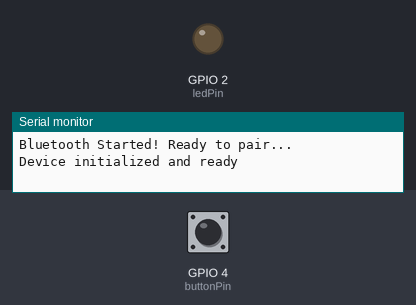
A sketch run on a simulated ESP32. Parts: output pins drawn as LEDs (lit = HIGH), the last lines printed to the serial monitor. Dashed ring = blinking. The inputs (shaded band) are chosen by the test bench; at power-on: GPIO 4 (buttonPin) HIGH. Nothing arrives over Bluetooth unless stated.

Above: at 1.2 s.
1.3 s: GPIO 4 (buttonPin) pulled LOW for 0.15 s
At 1.52 s:
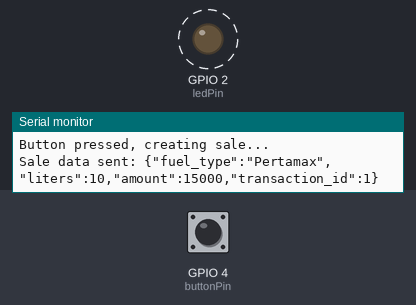
8.1 s: GPIO 4 (buttonPin) pulled LOW for 1 s
At 8.9 s:
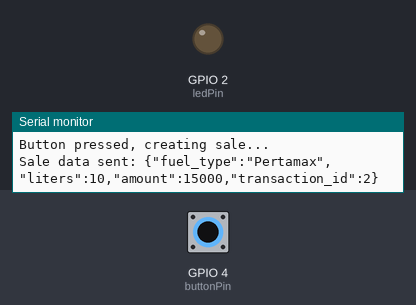
Timing chart, 0 to 11.1 s (numbered marks = the images above; inputs shaded):
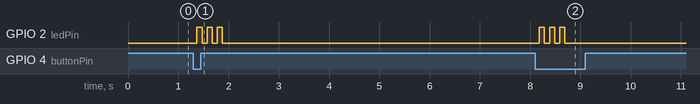

Measured:
- after the input at 1.3 s, GPIO 2 (ledPin): alternates HIGH for 0.10 s and LOW for 0.10 s, 6 changes in all, then stays LOW, starting after 0.07 s
- after the input at 8.1 s, GPIO 2 (ledPin): alternates HIGH for 0.10 s and LOW for 0.10 s, 6 changes in all, then stays LOW, starting after 0.08 s

The sketch:

esp32_sales_transaction_ble_enhanced.ino
```cpp
// ESP32 Sales Transaction Device with Enhanced BLE
// This code enables ESP32 to communicate with the sales application via Bluetooth
// Using UUID: 00001101-0000-1000-8000-00805F9B34FB for Serial Port Service (SPS)

#include "BluetoothSerial.h"
#include <ArduinoJson.h>

#if !defined(CONFIG_BT_ENABLED) || !defined(CONFIG_BLUEDROID_ENABLED)
#error Bluetooth is not enabled! Please run `make menuconfig` to and enable it
#endif

BluetoothSerial SerialBT;

// Pin definitions
const int buttonPin = 4;
const int ledPin = 2;

// Variables to hold transaction data
String fuelType = "Pertamax";  // Default fuel type
float liters = 0.0;
float pricePerLiter = 1500.0;  // Default price
float amount = 0.0;

// Button state variables
int lastButtonState = HIGH;
int currentButtonState = HIGH;
unsigned long lastDebounceTime = 0;
unsigned long debounceDelay = 50;

// Transaction counter
int transactionCounter = 0;

// Device status
bool deviceReady = true;
String deviceName = "ESP32_SalesDevice";

void setup() {
  Serial.begin(115200);
  SerialBT.begin("ESP32_SalesDevice"); //Bluetooth device name
  Serial.println("Bluetooth Started! Ready to pair...");

  pinMode(buttonPin, INPUT_PULLUP);
  pinMode(ledPin, OUTPUT);
  digitalWrite(ledPin, LOW);

  // Initialize with some default values for testing
  liters = 10.0;
  amount = liters * pricePerLiter;

  Serial.println("Device initialized and ready");
}

void loop() {
  // Check for data from Bluetooth
  if (SerialBT.available()) {
    String command = SerialBT.readString();
    command.trim();

    Serial.println("Received command: " + command);

    if (command == "GET_STATUS") {
      sendStatus();
    } else if (command.startsWith("SET_TRANSACTION_DATA:")) {
      handleTransactionData(command.substring(21)); // Remove "SET_TRANSACTION_DATA:" prefix
    } else if (command.startsWith("SET_FUEL_TYPE:")) {
      fuelType = command.substring(14);
      sendResponse("FUEL_TYPE_SET", fuelType);
    } else if (command.startsWith("SET_LITERS:")) {
      liters = command.substring(11).toFloat();
      // Recalculate amount
      amount = liters * pricePerLiter;
      sendResponse("LITERS_SET", String(liters, 2));
    } else if (command.startsWith("SET_PRICE:")) {
      pricePerLiter = command.substring(10).toFloat();
      // Recalculate amount
      amount = liters * pricePerLiter;
      sendResponse("PRICE_SET", String(pricePerLiter, 2));
    } else if (command.startsWith("TEST_DATA:")) {
      handleTestData(command.substring(10)); // Remove "TEST_DATA:" prefix
    } else if (command == "CREATE_SALE") {
      createSale();
    } else {
      Serial.println("Unknown command: " + command);
      SerialBT.println("ERROR:Unknown command: " + command);
    }
  }

  // Check button press for manual transaction creation
  checkButtonPress();

  delay(20);
}

void checkButtonPress() {
  int reading = digitalRead(buttonPin);

  if (reading != lastButtonState) {
    lastDebounceTime = millis();
  }

  if ((millis() - lastDebounceTime) > debounceDelay) {
    if (reading != currentButtonState) {
      currentButtonState = reading;

      if (currentButtonState == LOW) {
        // Button pressed - create a sale
        Serial.println("Button pressed, creating sale...");
        digitalWrite(ledPin, HIGH);
        createSale();
        delay(1000); // Debounce delay
        digitalWrite(ledPin, LOW);
      }
    }
  }

  lastButtonState = reading;
}

void createSale() {
  // Increment transaction counter
  transactionCounter++;

  // Calculate amount based on liters and price
  amount = liters * pricePerLiter;

  // Create JSON object for sale data
  StaticJsonDocument<200> doc;
  doc["fuel_type"] = fuelType;
  doc["liters"] = liters;
  doc["amount"] = amount;
  doc["transaction_id"] = transactionCounter;

  String jsonData;
  serializeJson(doc, jsonData);

  // Send sale data via Bluetooth
  SerialBT.println("SALE_DATA:" + jsonData);
  Serial.println("Sale data sent: " + jsonData);

  // Flash LED to indicate transaction
  for (int i = 0; i < 3; i++) {
    digitalWrite(ledPin, HIGH);
    delay(100);
    digitalWrite(ledPin, LOW);
    delay(100);
  }
}

void sendStatus() {
  StaticJsonDocument<300> doc;
  doc["status"] = deviceReady ? "READY" : "BUSY";
  doc["fuel_type"] = fuelType;
  doc["liters"] = liters;
  doc["amount"] = amount;
  doc["price_per_liter"] = pricePerLiter;
  doc["device_name"] = deviceName;
  doc["transaction_counter"] = transactionCounter;

  String jsonData;
  serializeJson(doc, jsonData);

  SerialBT.println("STATUS:" + jsonData);
  Serial.println("Status sent: " + jsonData);
}

void sendResponse(String responseType, String value) {
  SerialBT.println(responseType + ":" + value);
  Serial.println("Response sent: " + responseType + ":" + value);
}

void handleTransactionData(String jsonData) {
  Serial.println("Handling transaction data: " + jsonData);

  // Parse JSON data
  StaticJsonDocument<200> doc;
  DeserializationError error = deserializeJson(doc, jsonData);

  if (error) {
    Serial.print("JSON parsing failed: ");
    Serial.println(error.c_str());
    SerialBT.println("ERROR:JSON parsing failed: " + String(error.c_str()));
    return;
  }

  // Update transaction data
  if (doc.containsKey("fuel_type")) {
    fuelType = doc["fuel_type"].as<String>();
  }

  if (doc.containsKey("liters")) {
    liters = doc["liters"];
  }

  if (doc.containsKey("price_per_liter")) {
    pricePerLiter = doc["price_per_liter"];
  }

  if (doc.containsKey("amount")) {
    amount = doc["amount"];
  }

  // Recalculate amount to ensure consistency
  amount = liters * pricePerLiter;

  // Send confirmation
  SerialBT.println("TRANSACTION_DATA_SET:OK");
  Serial.println("Transaction data updated successfully");
}

void handleTestData(String jsonData) {
  Serial.println("Handling test data: " + jsonData);

  // Parse JSON data
  StaticJsonDocument<200> doc;
  DeserializationError error = deserializeJson(doc, jsonData);

  if (error) {
    Serial.print("JSON parsing failed: ");
    Serial.println(error.c_str());
    SerialBT.println("ERROR:JSON parsing failed: " + String(error.c_str()));
    return;
  }

  // Update transaction data with test values
  if (doc.containsKey("fuel_type")) {
    fuelType = doc["fuel_type"].as<String>();
  }

  if (doc.containsKey("liters")) {
    liters = doc["liters"];
  }

  if (doc.containsKey("amount")) {
    amount = doc["amount"];
  }

  // Recalculate price to ensure consistency
  if (liters > 0) {
    pricePerLiter = amount / liters;
  }

  // Send confirmation
  SerialBT.println("TEST_DATA_SET:OK");
  Serial.println("Test data updated successfully");
}
```
